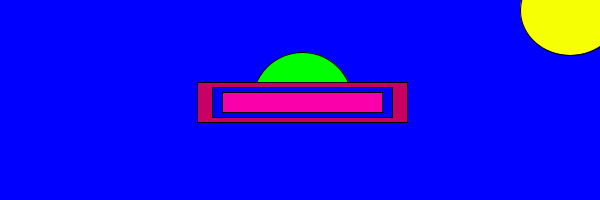
Frame 1 (no input)
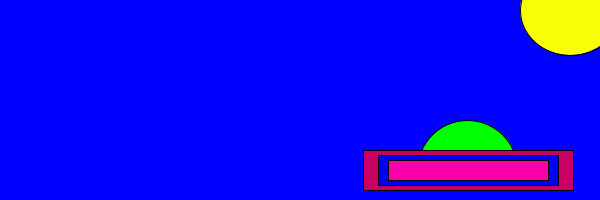
Frame 60 (the mouse pressed at the canvas centre just before this capture)
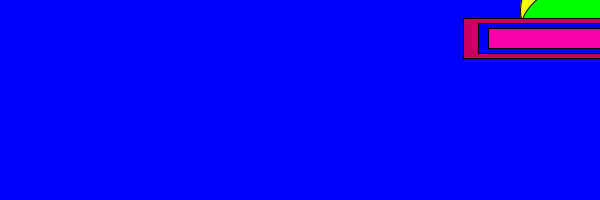
Frame 120 (the mouse held since frame 60 and released just before this capture)

The Processing sketch that drew these frames (run headless with seeded random() and noise(); from frame 60 on, the mouse is pressed at the canvas centre):

// Processing sketch: processing_78816
// ── processing_78816.pde

float spaceX; //starting position of spaceship
float spaceY;//starting position of spaceship

float spaceXspeed = 2.8; //speed of spaceship
float spaceYspeed = 2.2;//speed of spaceship

int spaceXdirection = 1; //move left or right
int spaceYdirection = 1; //move down or up

boolean button = false; //button starts in off state
//button position
int x=570;
int y=10;
int d=100;
int h=90;

void setup() 
{
size(600,200); //window size
//starting position of spaceship
spaceX=width/2;
spaceY=height/2;
 smooth(); //smooth edges
}

void draw() 
{

  if (button) { //if button is on, do this:
background(0); //black background
noStroke(); //no stroke
fill(255); //white fill
ellipse(random(width), random(height), 10, 10); //random dots(stars)

fill(234,234,232); //moon
ellipse(x, y, d, h);
  } else { //if button is off, do this
    background (0,0,255); //blue background
  //}
fill(246,255,3); //yellow sun/button
ellipse(x, y, d, h);

if (keyPressed) { //when spacebar is pressed do this:
if (key == ' ') 
strokeWeight(random(3, 6)); //random strokeweight between 3 and 6
stroke(0,random(255),0); //random stroke clour
}
 }


rectMode(CENTER);

//update the position of spaceship
spaceX = spaceX + (spaceXspeed * spaceXdirection );
spaceY = spaceY + (spaceYspeed * spaceYdirection );

//test for when spaceship touches boundaries and when it does,
//change its direction by multiplying by -1
if (spaceX > width || spaceX < 0) {
  spaceXdirection *= -1;
}
if (spaceY > height || spaceY <0) {
  spaceYdirection *= -1;
}

//draw spaceship
fill(0,255,0); //green dome
arc(spaceX,spaceY, 100, 100, -PI, 0);

fill(200,0,100); //outer pink base
rect(spaceX,spaceY,210,40);

fill(0,0,250); //middle blue design
rect(spaceX,spaceY,180,30);

fill(250,0,170); //inner pink design
rect(spaceX,spaceY,160,20);


}
//when button is pressed toggle on/off state
void mousePressed() {
    if (dist(x, y, mouseX, mouseY) < d/2) {
      button = !button;
  }
}
